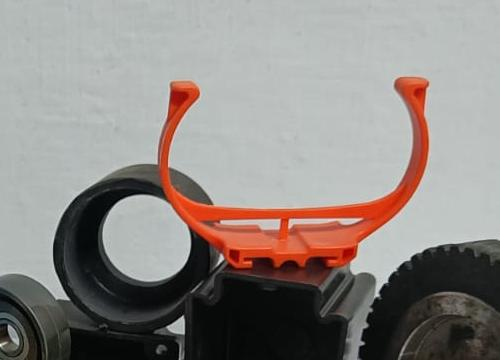
#> input picture assets/inspect_master/meter_cover_candidate.jpg, 500 x 360 px, found by its file name
$ python inspect_dome.py
#> lines starting #> are read from the running program, lines starting #| are printed output that depends on the picture
from PIL import Image
import numpy as np

im = Image.open('assets/inspect_master/meter_cover_candidate.jpg')
#> im is the input picture: PIL image 500x360 RGB; mean R, G, B 142.7, 136.1, 132.2
arr = np.array(im)
print('Shape:', arr.shape)
#| Shape: (360, 500, 3)
print('Min RGB:', arr.min(axis=(0,1)))
#| Min RGB: [0 0 0]
print('Max RGB:', arr.max(axis=(0,1)))
#| Max RGB: [255 249 235]
print('Mean RGB:', arr.mean(axis=(0,1)).round(1))
#| Mean RGB: [142.7 136.1 132.2]

t = im.convert('L').resize((60, 20))
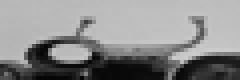
#> t: PIL image 60x20 L (shown 4 times larger); min 5, max 204, mean 137.7
chars = ' .:-=+*#%@'
print('=== meter_cover_candidate ===')
for y in range(20):
    print(''.join(chars[t.getpixel((x, y)) * (len(chars)-1) // 255] for x in range(60)))
#> this loop made 20 passes
